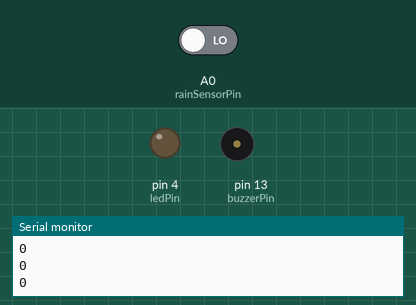
Recording of a sketch running on a simulated Arduino Uno, built with avr-gcc and run on an emulated ATmega328P. On the bench: output pins drawn as LEDs (lit = HIGH), buzzer (waves = sounding, pin HIGH), the last lines printed to the serial monitor. Inputs (shaded band) come from the test bench; at power-on: A0 (rainSensorPin) LOW.

Above: at 2.8 s.
2.9 s: A0 (rainSensorPin) driven HIGH
At 4.2 s:
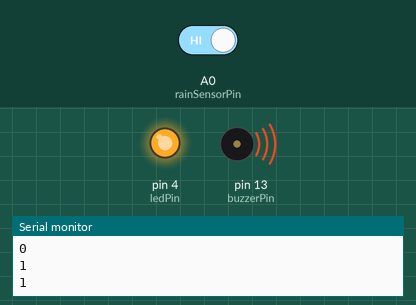
4.5 s: A0 (rainSensorPin) driven LOW
At 5.7 s:
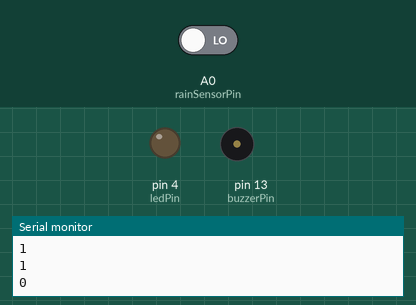
Timing chart, 0 to 7.5 s (numbered marks = the images above; inputs shaded):
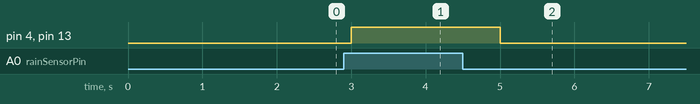

The sketch:

sketch_nov5a.ino
```cpp
const int rainSensorPin = A0;
const int buzzerPin = 13;
const int ledPin = 4;

void setup() {
  pinMode(rainSensorPin, INPUT);
  pinMode(buzzerPin, OUTPUT);
  pinMode(ledPin, OUTPUT);
  Serial.begin(9600);
}

void loop(){
  int rainSensorValue = digitalRead(rainSensorPin);

  if (!rainSensorValue == LOW) { // LOW indica que se detecta agua
    digitalWrite(buzzerPin, HIGH);
    digitalWrite(ledPin, HIGH);
  } else {
    digitalWrite(buzzerPin, LOW);
    digitalWrite(ledPin, LOW);
  }

  Serial.println(rainSensorValue);
  delay(1000);
  }
```

Measured:
- after the input at 2.9 s, pin 4 (ledPin), pin 13 (buzzerPin): LOW → HIGH after 0.10 s
- after the input at 4.5 s, pin 4 (ledPin), pin 13 (buzzerPin): HIGH → LOW after 0.50 s
